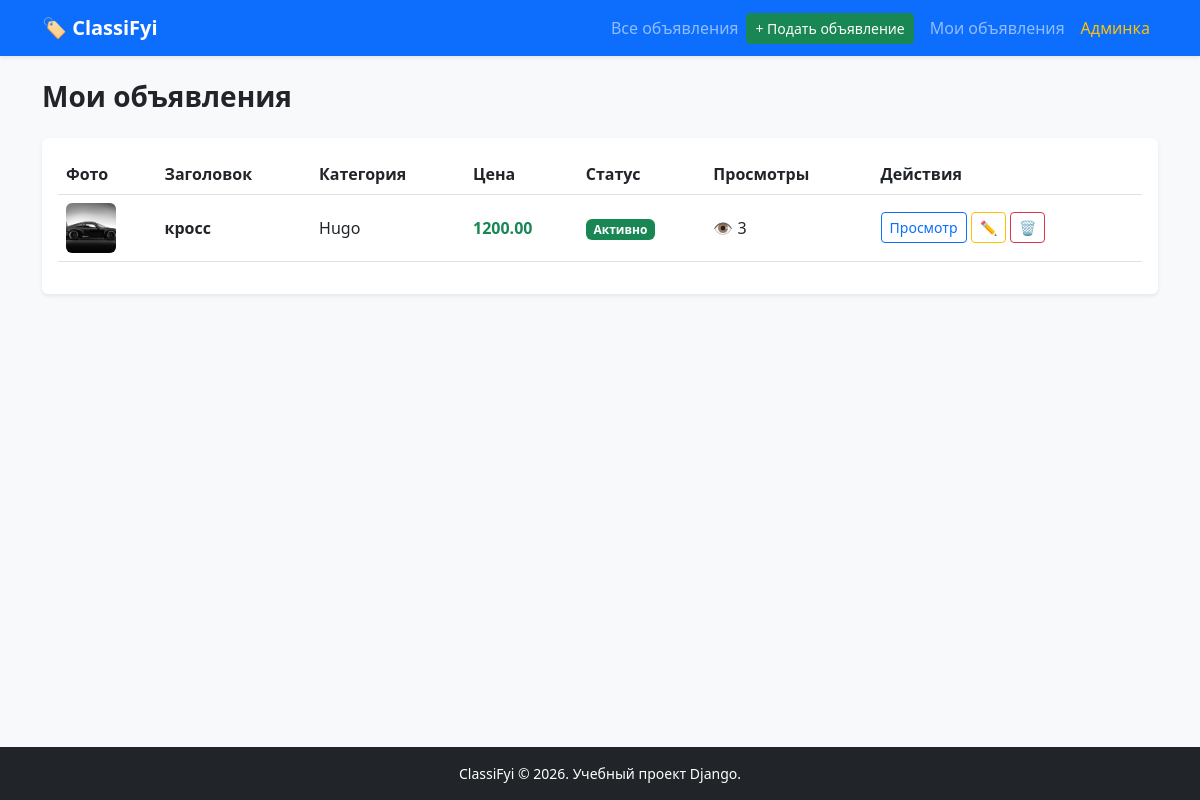
The page /my-ads/ (signed in) on the database as committed earlier.
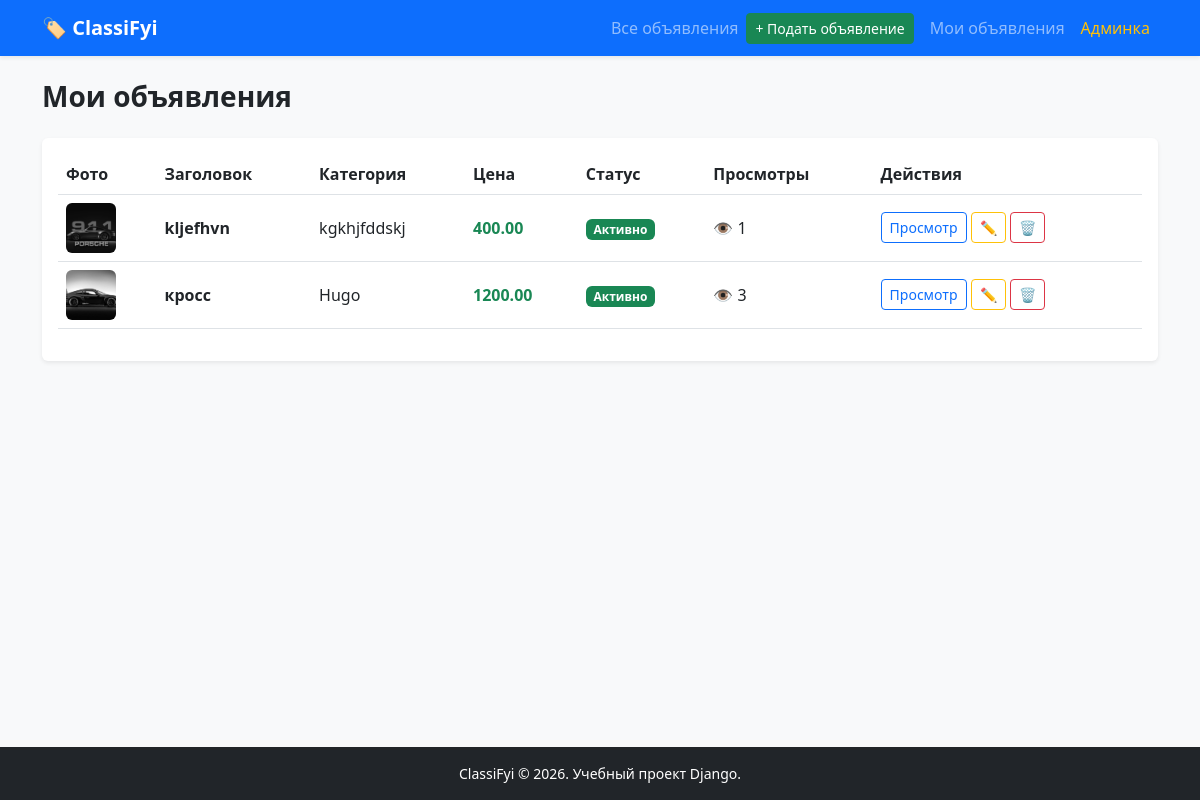
The same page on the database as committed later.
### ads/models.py (models this page shows, shortened)
class Ad(models.Model):
    STATUS_CHOICES = (
        ('active', 'Активно'),
        ('sold', 'Продано'),
    )
    title = models.CharField(max_length=200, verbose_name="Заголовок")
    description = models.TextField(verbose_name="Описание")
    price = models.DecimalField(max_digits=10, decimal_places=2, verbose_name="Цена")
    image = models.ImageField(upload_to='ads_main/', verbose_name="Главное фото", blank=True, null=True)
    category = models.ForeignKey(
        Category,
        on_delete=models.CASCADE,
        related_name='ads',
        verbose_name="Категория"
    )
    author = models.ForeignKey(
        User,
        on_delete=models.CASCADE,
        related_name='ads',
        verbose_name="Автор"
    )
    status = models.CharField(
        max_length=10,
        choices=STATUS_CHOICES,
        default='active',
        verbose_name="Статус"
    )
    views_count = models.PositiveIntegerField(default=0, verbose_name="Просмотры")
    created_at = models.DateTimeField(auto_now_add=True, verbose_name="Дата создания")
    class Meta:
        verbose_name = "Объявление"
        verbose_name_plural = "Объявления"
        ordering = ['-created_at']

class Category(models.Model):
    name = models.CharField(max_length=100, verbose_name="Название категории")
    slug = models.SlugField(max_length=100, unique=True, verbose_name="URL-метка (slug)")
    class Meta:
        verbose_name = "Категория"
        verbose_name_plural = "Категории"
        ordering = ['name']

### ads/views.py (the view)
# urls.py: path('my-ads/', views.MyAdsListView.as_view(), name='my_ads'),
class MyAdsListView(LoginRequiredMixin, ListView):
    model = Ad
    template_name = 'ads/my_ads.html'
    context_object_name = 'ads'
    def get_queryset(self):
        return Ad.objects.filter(author=self.request.user).select_related('category')

### ads/templates/ads/my_ads.html (shortened to what this page needs)
{% extends 'ads/base.html' %}
{% block content %}
<h1 class="h3 fw-bold mb-4">Мои объявления</h1>
<div class="table-responsive bg-white rounded shadow-sm p-3">
    <table class="table table-hover align-middle">
        <thead>
            <tr>
                <th>Фото</th>
                <th>Заголовок</th>
                <th>Категория</th>
                <th>Цена</th>
                <th>Статус</th>
                <th>Просмотры</th>
                <th>Действия</th>
            </tr>
        </thead>
        <tbody>
            {% for ad in ads %}
                <tr>
                    <td>
                        {% if ad.image %}
                            <img src="{{ ad.image.url }}" class="rounded" style="width: 50px; height: 50px; object-fit: cover;">
                        {% else %}
                            <div class="bg-secondary rounded text-white text-center py-2" style="width: 50px; height: 50px; font-size: 10px;">Нет фото</div>
                        {% endif %}
                    </td>
                    <td class="fw-bold">{{ ad.title }}</td>
                    <td>{{ ad.category.name }}</td>
                    <td class="text-success fw-bold">{{ ad.price }}</td>
                    <td>
                        {% if ad.status == 'active' %}
                            <span class="badge bg-success">Активно</span>
                        {% else %}
                            <span class="badge bg-secondary">Продано</span>
                        {% endif %}
                    </td>
                    <td>👁️ {{ ad.views_count }}</td>
                    <td>
                        <a href="{% url 'ads:ad_detail' ad.pk %}" class="btn btn-sm btn-outline-primary" title="Просмотр">Просмотр</a>
                        <a href="{% url 'ads:ad_update' ad.pk %}" class="btn btn-sm btn-outline-warning" title="Редактировать">✏️</a>
                        <a href="{% url 'ads:ad_delete' ad.pk %}" class="btn btn-sm btn-outline-danger" title="Удалить">🗑️</a>
                    </td>
                </tr>
            {% empty %}
                <tr>
                    <td colspan="7" class="text-center text-muted py-4">У вас пока нет созданных объявлений.</td>
                </tr>
            {% endfor %}
        </tbody>
    </table>
</div>
{% endblock %}

Rows that differ between the two databases and show on the page:
added Ad: image (picture), title "kljefhvn", category.name "kgkhjfddskj", price "400.00", status "Активно", views_count "1"
